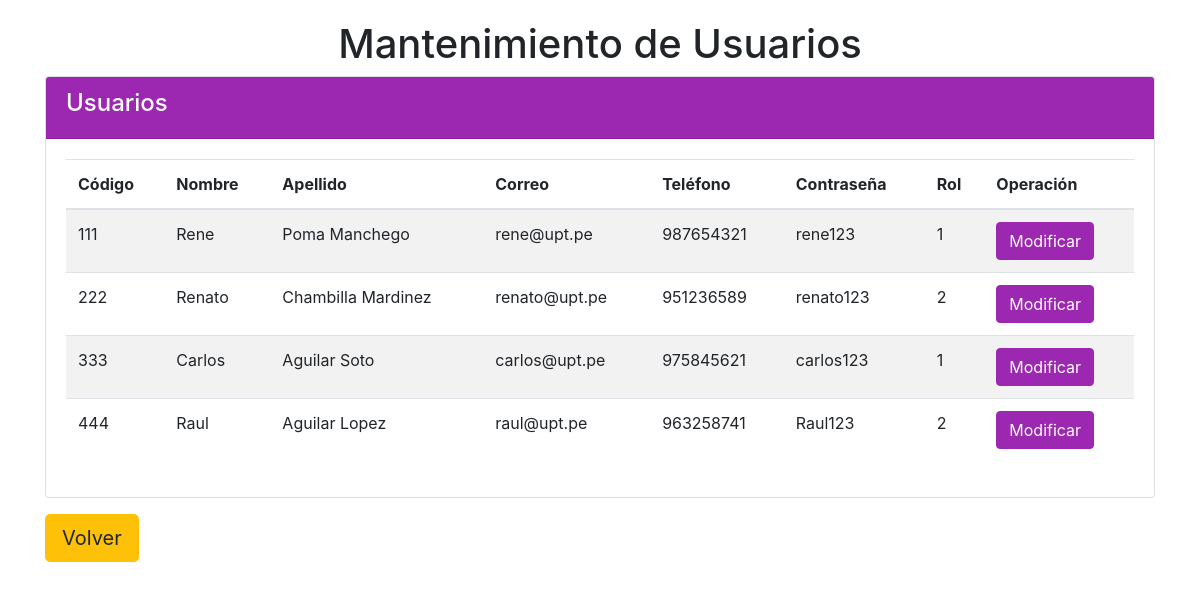
Screenshot of /vista/usuario/formU_editarUsuario.php with the database file from the repository.
### tables this page shows
CREATE TABLE IF NOT EXISTS `usuarios` (
  `codusuario` int(11) NOT NULL,
  `nombre` varchar(250) DEFAULT NULL,
  `apellido` varchar(250) DEFAULT NULL,
  `correo` varchar(250) DEFAULT NULL,
  `telefono` int(11) DEFAULT NULL,
  `contraseña` varchar(250) DEFAULT NULL,
  `fk_idrol` int(11) DEFAULT NULL,
  PRIMARY KEY (`codusuario`)
);

### vista/usuario/formU_editarUsuario.php (the view, shortened to what this page needs)
<!DOCTYPE html>
<html>
<head>
  <link rel="stylesheet" href="https://maxcdn.bootstrapcdn.com/bootstrap/4.5.2/css/bootstrap.min.css">
</head>
<body>
<div class="container">
<section>
<article>
<?php
$link = conectarse();
$instruccion= "SELECT usuarios.codusuario, usuarios.nombre, usuarios.apellido, usuarios.correo, usuarios.telefono, usuarios.contraseña , usuarios.fk_idrol
FROM usuarios";
?>
<center><h1>Mantenimiento de Usuarios</h1></center>
<div class="card">
  <div class="card-header">
    <h4>Usuarios</h4>
  </div>
  <div class="card-body">
    <div class="table-responsive">
      <table class="table table-striped">
        <thead>
          <tr>
            <th>Código</th>
            <th>Nombre</th>
            <th>Apellido</th>
            <th>Correo</th>
            <th>Teléfono</th>
            <th>Contraseña</th>
            <th>Rol</th>
            <th>Operación</th>
          </tr>
        </thead>
        <tbody>
          <?php
          $rs = mysqli_query($link, $instruccion) or die("Fallo en la Consulta");
          while ($campo = mysqli_fetch_array($rs)) {
            ?>
            <tr>
              <td><?php echo $campo["codusuario"]; ?></td>
              <td><?php echo $campo["nombre"]; ?></td>
              <td><?php echo $campo["apellido"]; ?></td>
              <td><?php echo $campo["correo"]; ?></td>
              <td><?php echo $campo["telefono"]; ?></td>
              <td><?php echo $campo["contraseña"]; ?></td>
              <td><?php echo $campo["fk_idrol"]; ?></td>
              <td>
                <a class="btn btn-primary" href="./formU_modificarUsuario.php?cod=<?= $campo['codusuario'] ?>&nombre=<?= $campo['nombre'] ?>&apellido=<?= $campo['apellido'] ?>&tel=<?= $campo['telefono'] ?>&contra=<?= $campo['contraseña'] ?>&email=<?= $campo['correo'] ?>&idrol=<?= $campo['fk_idrol'] ?>">Modificar</a>
              </td>
            </tr>
          <?php
          }
          ?>
        </tbody>
      </table>
    </div>
  </div>
</div>
</article>
</section>
<a class="btn btn-warning btn-lg mt-3" href="./formU_menu_usuario.php">
  <i class="fas fa-arrow-left"></i> Volver</a>
</div>
</body>
</html>

### vista/usuario/formU_editarUsuario.php (style rules this page uses)
.container { margin-top: 20px; }
.card-header { background-color: #9c27b0; color: white; }
.btn-primary { background-color: #9c27b0; border-color: #9c27b0; }

### rows the page displays
usuarios: codusuario "111", nombre "Rene", apellido "Poma Manchego", correo "rene@upt.pe", telefono "987654321", contraseña "rene123", fk_idrol "1"
usuarios: codusuario "222", nombre "Renato", apellido "Chambilla Mardinez", correo "renato@upt.pe", telefono "951236589", contraseña "renato123", fk_idrol "2"
usuarios: codusuario "333", nombre "Carlos", apellido "Aguilar Soto", correo "carlos@upt.pe", telefono "975845621", contraseña "carlos123", fk_idrol "1"
usuarios: codusuario "444", nombre "Raul", apellido "Aguilar Lopez", correo "raul@upt.pe", telefono "963258741", contraseña "Raul123", fk_idrol "2"
